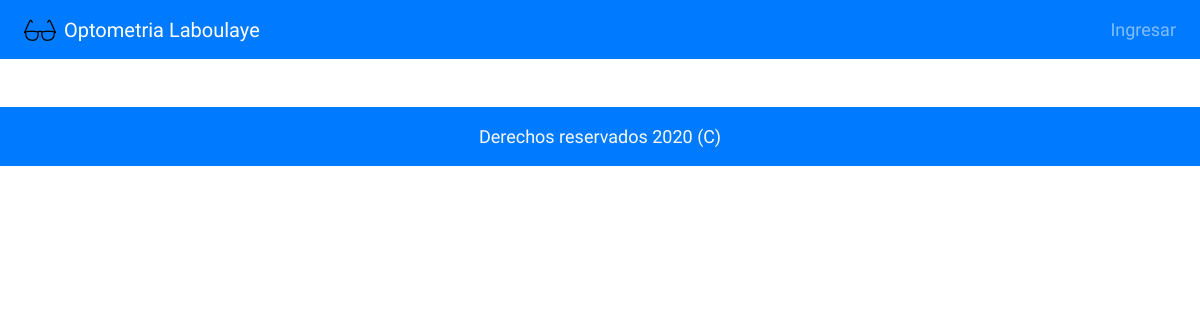
Page /optometrialbye/pedido/detalle on the earlier database version.
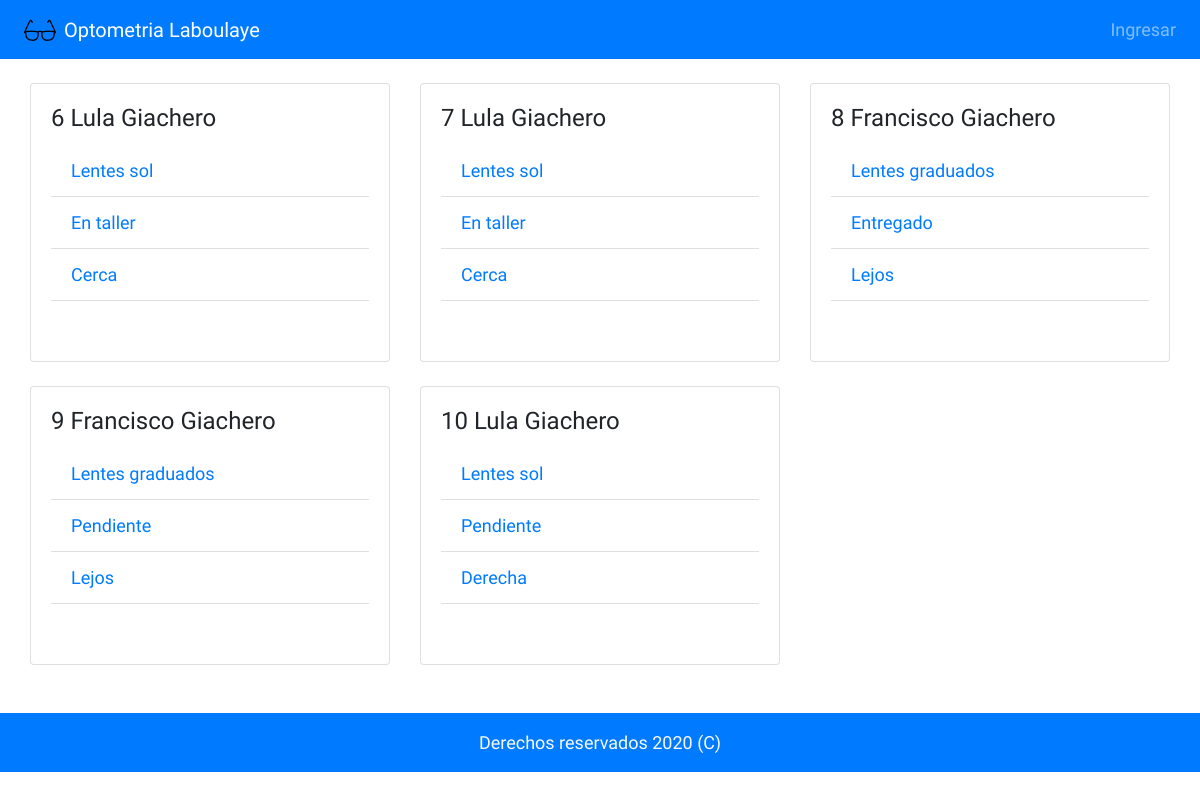
Same page on the later database version.
### optometrialbye/models.py (models this page shows, shortened)
class Pedidos(models.Model):
    id_producto = models.AutoField(primary_key=True)
    producto = models.CharField(max_length=200)
    descripcion = models.CharField(max_length=100, choices= descripcion_opciones, blank=False, default= 'Cerca')
    otra_descripcion = models.CharField(max_length= 50, choices= otra_descripcion, default= 'Con armazon')
    precio = models.FloatField()
    subtotal = models.FloatField()
    pago = models.CharField(max_length=100, choices= opciones_de_pago, default= 'Efectivo')
    paciente = models.ForeignKey(Pacientes, on_delete=models.CASCADE)
    estado_pedido = models.CharField(max_length=60, choices= estado, default= 'Pendiente')
    class Meta:
        ordering = ['paciente']

class Pacientes(models.Model):
    nombre = models.CharField(max_length= 100)
    apellido = models.CharField(max_length= 100)
    genero = models.CharField(max_length= 2, choices= genero_opciones)
    celular_regex = RegexValidator(regex=r'^\+?549?\d{10}$', message = "Número debe ser ingresado en formato '+549XXXXXXXXXX'.")
    celular = models.CharField("Celular", validators=[celular_regex], max_length = 14, unique = True)
    historial = models.CharField( 'Historial', max_length=200, blank= True)
    class Meta:
        ordering = ['apellido']
    def __str__(self):
        nombre_apellido = f'{self.nombre} {self.apellido}'
        return nombre_apellido

### optometrialbye/views.py (the view)
# urls.py: path('pedido/detalle', views.DetallePedido, name = 'detalle_pedido'),
def DetallePedido (request):
    pedidos = Pedidos.objects.all()
    return render(request, "optolbye/detalle_pedido.html", {"pedidos" : pedidos})

### optometrialbye/templates/optolbye/detalle_pedido.html (shortened to what this page needs)
{% extends 'optolbye/base.html' %}
{% load static %}
{% block body %}
<main class="py-4" >
    <div class="container-fluid m-0">
        <div class="row m-0 ">
        {% for pedido in pedidos %}
            <div class="col-md-4 mb-4">
                <div class="card">
                      <div class="card-body">
                        <h4 class="card-title">{{pedido.id_producto}} {{pedido.paciente}}</h4>
                        <ul class = "list-group list-group-flush">
                            <li class = "list-group-item"><a href="#">{{pedido.producto}}</a></li>
                            <li class = "list-group-item"><a href="#">{{pedido.estado_pedido}}</a></li>
                            <li class = "list-group-item"><a href="#">{{pedido.descripcion}}</a></li>
                        </ul>
                       <div class="card-body w-50 mx-auto">
                       </div>
                      </div>
                </div>
            </div>
        {% endfor %}
        </div>
    </div>
</main>
{% endblock %}
{% block footer %}
<footer class="py-3 bg-primary ">
    <div class="container">
      <p class="m-0 text-light text-center">Derechos reservados 2020 (C)</p>
    </div>
</footer>
{% endblock %}

Differences in the rows shown:
added Pedidos: id_producto "6", paciente "Lula Giachero", producto "Lentes sol", estado_pedido "En taller", descripcion "Cerca"
added Pedidos: id_producto "7", paciente "Lula Giachero", producto "Lentes sol", estado_pedido "En taller", descripcion "Cerca"
added Pedidos: id_producto "8", paciente "Francisco Giachero", producto "Lentes graduados", estado_pedido "Entregado", descripcion "Lejos"
added Pedidos: id_producto "9", paciente "Francisco Giachero", producto "Lentes graduados", estado_pedido "Pendiente", descripcion "Lejos"
added Pedidos: id_producto "10", paciente "Lula Giachero", producto "Lentes sol", estado_pedido "Pendiente", descripcion "Derecha"
